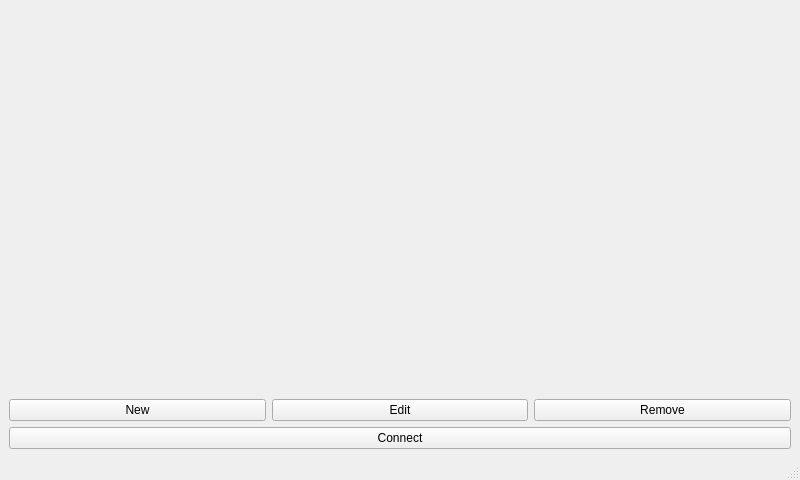
<?xml version="1.0" encoding="UTF-8"?>
<ui version="4.0">
 <author>Alvaro G. M.</author>
 <class>MainWindow</class>
 <widget class="QMainWindow" name="MainWindow">
  <property name="geometry">
   <rect>
    <x>0</x>
    <y>0</y>
    <width>800</width>
    <height>480</height>
   </rect>
  </property>
  <property name="windowTitle">
   <string>pySSHGui</string>
  </property>
  <widget class="QWidget" name="centralwidget">
   <layout class="QGridLayout" name="gridLayout">
    <item row="0" column="0">
     <layout class="QVBoxLayout" name="buttonsLayout">
      <item>
       <layout class="QGridLayout" name="hostsLayout"/>
      </item>
      <item>
       <spacer name="verticalSpacer">
        <property name="orientation">
         <enum>Qt::Vertical</enum>
        </property>
        <property name="sizeHint" stdset="0">
         <size>
          <width>20</width>
          <height>40</height>
         </size>
        </property>
       </spacer>
      </item>
      <item>
       <layout class="QHBoxLayout" name="modifierButtonsLayout">
        <item>
         <widget class="QPushButton" name="newButton">
          <property name="text">
           <string>New</string>
          </property>
         </widget>
        </item>
        <item>
         <widget class="QPushButton" name="editButton">
          <property name="text">
           <string>Edit</string>
          </property>
         </widget>
        </item>
        <item>
         <widget class="QPushButton" name="removeButton">
          <property name="text">
           <string>Remove</string>
          </property>
         </widget>
        </item>
       </layout>
      </item>
      <item>
       <widget class="QPushButton" name="connectButton">
        <property name="text">
         <string>Connect</string>
        </property>
       </widget>
      </item>
     </layout>
    </item>
   </layout>
  </widget>
  <widget class="QMenuBar" name="menubar">
   <property name="geometry">
    <rect>
     <x>0</x>
     <y>0</y>
     <width>800</width>
     <height>25</height>
    </rect>
   </property>
  </widget>
  <widget class="QStatusBar" name="statusbar"/>
 </widget>
 <resources/>
 <connections/>
 <slots>
  <slot>on_newButton_clicked()</slot>
  <slot>on_editButton_clicked()</slot>
  <slot>on_removeButton_clicked()</slot>
  <slot>on_connectButton_clicked()</slot>
 </slots>
</ui>
